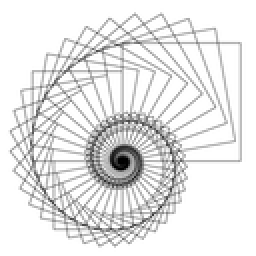
%> input picture Lab 3/Nautilus.pgm, 128 x 128 px, shrunk from 256 x 256 before the run (shown 2 times larger)
$ octave Sample_f.m   (GNU Octave 9; MATLAB toolbox functions it lacks are replaced by stand-ins)
%> lines starting %> are read from the running program, lines starting %| are printed output that depends on the picture
IMG = imread('Nautilus.pgm');
%> IMG is the input picture: size 128x128 uint8; min 0, max 255, mean 230.2

p = size(IMG,1);
%> p = 128
q = size(IMG,2);
%> q = 128
A=2.0;
B=6184.60;

SIG = zeros([p,q]);
for i = 1:p
    for j = 1:q
        SIG(i,j) = 1;
    end
end
%> SIG: size 128x128 double; every value is 1

N  = ceil(6*SIG + 1);

for i = 1: size(N,1)
    for j = 1:size(N,2)
        if (mod(N(i,j),2) == 0)
            N(i,j) = N(i,j)+1;
        end
    end
end
%> N: size 128x128 double; every value is 7

canvas = padarray(IMG, [3,3]);
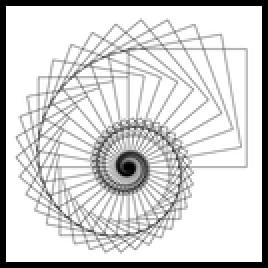
%> canvas: size 134x134 uint8 (shown 2 times larger); min 0, max 255, mean 210.1
final = zeros(size(IMG));


for i = 1:p
    for j = 1:q
        a = i+3; b = j+3;
        sigma = SIG(i,j);
        div = double(1/(2*pi*sigma*sigma));

        gauss = zeros([N(i,j),N(i,j)]);
        for m = 1:N(i,j)
            for n = 1:N(i,j)
                gauss(m,n) = (m-N(i,j)/2)^2 + (n-N(i,j)/2)^2;
            end
        end


        gauss = -(gauss)/double(2*sigma*sigma);
        gauss = exp(gauss)*div;

        if(gauss == zeros([N(i,j),N(i,j)]))
            gauss = ones([N(i,j),N(i,j)]);
        end

        gauss = gauss/sum(sum(gauss));

        if(N(i,j)==1)
            gauss = 1;
        end

        kernel = double(canvas(a - floor(N(i,j)/2) : a + floor(N(i,j)/2),b - floor(N(i,j)/2) : b + floor(N(i,j)/2))).*gauss;
        final(i,j) = sum(sum(kernel));


    end
end
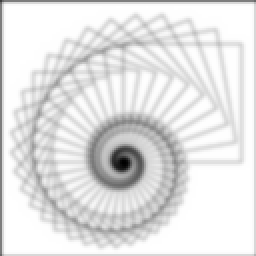
%> final: size 128x128 double (shown 2 times larger); min 4.3, max 255, mean 226.9; drawn with min black and max white
%> after the loop, gauss = [0.000308 0.00227 0.00618 0.00618 0.00227 0.000308 1.53e-05; 0.00227 0.0168 0.0457 0.0457 0.0168 0.00227 0.000113; 0.00618 0.0457 0.124 0.124 0.0457 0.00618 0.000308; 0.00618 0.0457 0.124 0.124 0.0457 0.00618 0.000308; 0.00227 0.0168 0.0457 0.0457 0.0168 0.00227 0.000113; 0.000308 0.00227 0.00618 0.00618 0.00227 0.000308 1.53e-05; 1.53e-05 0.000113 0.000308 0.000308 0.000113 1.53e-05 7.63e-07]

figure;imshow(IMG);
figure;imshow(uint8(final));
